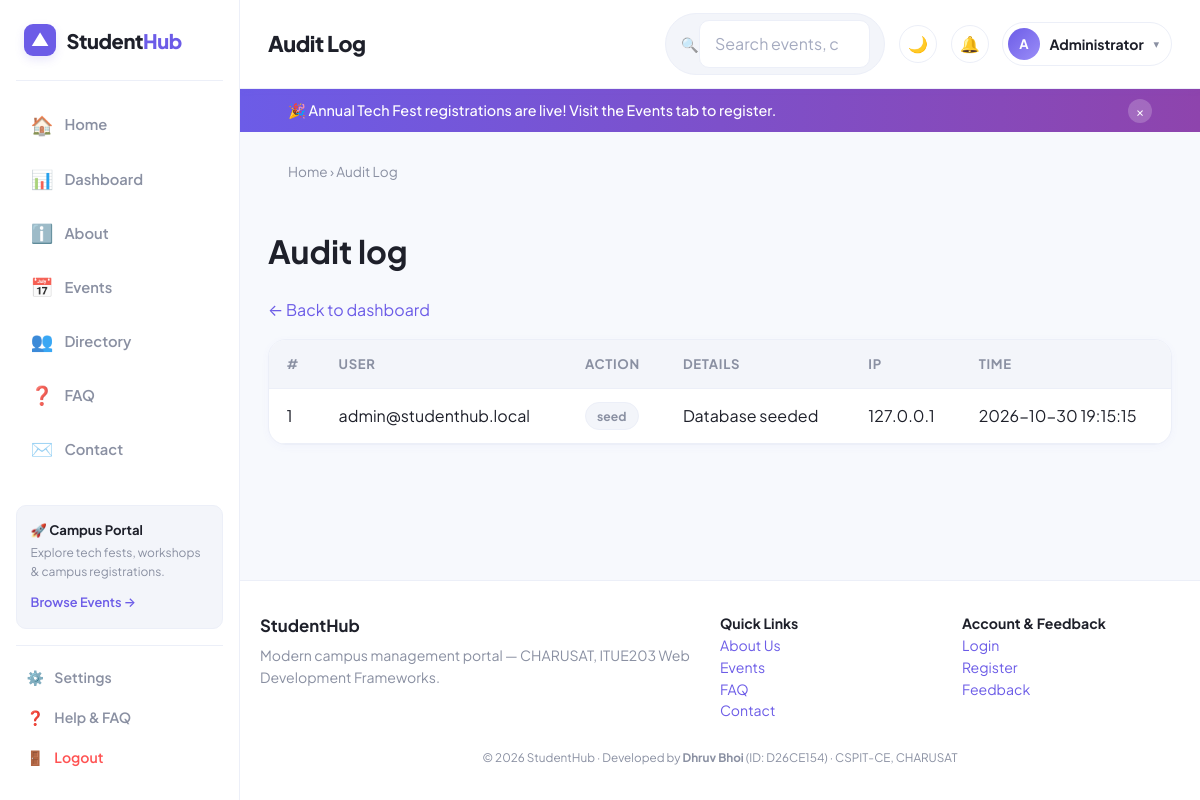
The app's page /admin/audit.php (signed in) with its own data.
### tables this page shows
CREATE TABLE audit_logs (
  id INT UNSIGNED AUTO_INCREMENT PRIMARY KEY,
  user_id INT UNSIGNED NULL,
  action VARCHAR(60) NOT NULL,
  details VARCHAR(255) NULL,
  ip_address VARCHAR(45) NULL,
  created_at TIMESTAMP DEFAULT CURRENT_TIMESTAMP
);

CREATE TABLE users (
  id INT UNSIGNED AUTO_INCREMENT PRIMARY KEY,
  name VARCHAR(80) NOT NULL,
  email VARCHAR(120) NOT NULL UNIQUE,
  password_hash VARCHAR(255) NOT NULL,
  role ENUM('admin','student') NOT NULL DEFAULT 'student',
  status ENUM('active','inactive') NOT NULL DEFAULT 'active',
  last_login DATETIME NULL,
  created_at TIMESTAMP DEFAULT CURRENT_TIMESTAMP
);

### includes/functions.php (called while the page is built, shortened)
<?php
function e($v): string { return htmlspecialchars((string)$v, ENT_QUOTES, 'UTF-8'); }

### admin/audit.php (the view, shortened to what this page needs)
<?php
require_once __DIR__ . '/../includes/functions.php'; require_once __DIR__ . '/../includes/db.php';
$logs = $pdo->query('SELECT a.*, u.email FROM audit_logs a LEFT JOIN users u ON u.id=a.user_id ORDER BY a.id DESC LIMIT 200')->fetchAll();
require __DIR__ . '/../includes/header.php'; ?>
<h1>Audit log</h1><p><a href="dashboard.php">← Back to dashboard</a></p>
<div class="table-wrap"><table><thead><tr><th>#</th><th>User</th><th>Action</th><th>Details</th><th>IP</th><th>Time</th></tr></thead><tbody>
<?php foreach ($logs as $l): ?><tr><td><?= $l['id'] ?></td><td><?= e($l['email'] ?? 'system') ?></td><td><span class="badge"><?= e($l['action']) ?></span></td><td><?= e($l['details']) ?></td><td><?= e($l['ip_address']) ?></td><td><?= e($l['created_at']) ?></td></tr><?php endforeach; ?></tbody></table></div>
<?php require __DIR__ . '/../includes/footer.php'; ?>

### assets/css/style.css (style rules this page uses)
:root { --font-sans: 'Plus Jakarta Sans', system-ui, -apple-system, BlinkMacSystemFont, 'Segoe UI', Roboto, sans-serif; --bg: #F7F9FD; --surface: #FFFFFF; --surface-hover: #FAFBFD; --surface-subtle: #F3F5FA; --primary: #6C5CE7; --primary-hover: #5A48DE; --primary-light: #EEECFE; --primary-glow: rgba(108, 92, 231, 0.15); --accent-yellow: #FFB84C; --accent-cyan: #00CEC9; --accent-pink: #FD79A8; --text: #1E202A; --muted: #8A90A2; --muted-light: #A5ABC0; --border: #ECEFF8; --border-focus: #C4BCF8; --danger: #FF5252; --danger-light: #FFE8E8; --success: #00B894; --success-light: #E3FAF3; --warning: #FFA800; --warning-light: #FFF4DE; --radius: 18px; --radius-sm: 10px; --radius-xs: 6px; --radius-pill: 9999px; --shadow-sm: 0 2px 8px rgba(108, 92, 231, 0.04); --shadow: 0 6px 20px rgba(108, 92, 231, 0.06); --shadow-hover: 0 10px 30px rgba(108, 92, 231, 0.12); --shadow-modal: 0 20px 50px rgba(18, 20, 35, 0.18); --sidebar-w: 240px; }
*, *::before, *::after { box-sizing: border-box; }
html { scroll-behavior: smooth; }
body { margin: 0; font-family: var(--font-sans); background-color: var(--bg); color: var(--text); line-height: 1.55; -webkit-font-smoothing: antialiased; -moz-osx-font-smoothing: grayscale; transition: background-color 0.25s ease, color 0.25s ease; }
a { color: var(--primary); text-decoration: none; transition: color 0.15s ease; }
.badge { display: inline-flex; align-items: center; padding: 0.2rem 0.7rem; border-radius: var(--radius-pill); font-size: 0.76rem; font-weight: 700; background: var(--surface-subtle); color: var(--muted); border: 1px solid var(--border); }
.table-wrap { overflow-x: auto; background: var(--surface); border: 1px solid var(--border); border-radius: var(--radius); box-shadow: var(--shadow-sm); }
table { width: 100%; border-collapse: collapse; min-width: 600px; }
th, td { padding: 0.85rem 1.1rem; text-align: left; border-bottom: 1px solid var(--border); }
th { background: var(--surface-subtle); color: var(--muted); font-size: 0.82rem; font-weight: 700; text-transform: uppercase; letter-spacing: 0.05em; }

### records on screen
audit_logs: id "1", user.email "admin@studenthub.local", action "seed", details "Database seeded", ip_address "127.0.0.1", created_at "2026-10-30 19:15:15"

### other values on screen
$icon "🏠"
$label "Home"
$icon "📊"
$label "Dashboard"
$icon "ℹ️"
$label "About"
$icon "📅"
$label "Events"
$icon "👥"
$label "Directory"
$icon "❓"
$label "FAQ"
$icon "✉️"
$label "Contact"
$pageTitle "Audit Log"
